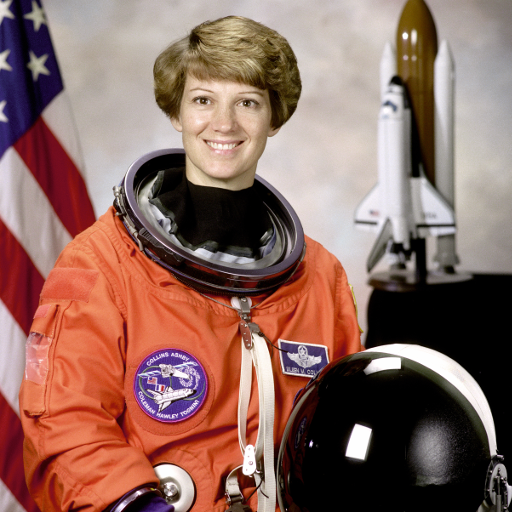
#> input picture skimage.data.astronaut(), 512 x 512 px
$ jupyter execute --allow-errors image_operators_and_filters.ipynb   (older library calls are emulated)
#> lines starting #> are read from the running program, lines starting #| are printed output that depends on the picture
# Laboratory #01 : Image Operators and Filters

At the end of this laboratory, you would get familiarized with

*   Image Handling
*   Image Manipulation
*   Histogram and Histogram Equalization
*   Basic filtering techniques

### **Remember this is a graded exercise.**

*   For every plot, make sure you provide appropriate titles, axis labels, legends, wherever applicable.
*   Add sufficient comments and explanations wherever necessary.

---

[cell 1]
from google.colab import drive
drive.mount('/content/drive')

[cell 2]
# Loading necessary libraries (Feel free to add new libraries if you need for any computation)


import numpy as np #needed to manage numerical arrays and matrices
from matplotlib import pyplot as plt #needed in order to display images and graphics
from skimage import data #needed in order to work with several presotred in skimage data
from skimage import exposure #the histogram is in this library
from skimage import filters # a lot of filters we will use are predefined, check it in https://scikit-image.org/docs/dev/api/skimage.filters.html
from skimage import io #we need it in order to read and store imahes
from skimage import morphology #morphology library has defined different
from skimage.exposure import equalize_hist #To equalize histoghrams
import matplotlib.pyplot as plt
import matplotlib.gridspec as gridspec

# Channels and color spaces

### **Exercise: Image Creation and Color Manipulation**

*   Create a 100 x 100 image for each of the below visualization

*   Visualize the created images in a 1 x 3 subplot using matplotlib.

[cell 3]
# solution
chanell_1 = np.zeros([100,100],dtype = np.uint8)
chanell_1[:,50:100] = 255


chanell_2 = np.zeros([100,100], dtype=np.uint8)
chanell_2[50:100,:] = 255


chanell_3 = np.zeros([100,100], dtype=np.uint8)
chanell_3[0:50,0:50] = 255

plt.figure(figsize=(20, 8))
plt.suptitle('Chanells red, green and blue in gray', size='24')
G = gridspec.GridSpec(1, 3)
#Picture No.1
axes_1 = plt.subplot(G[0,0])
plt.imshow(chanell_1, cmap="gray")
#Picture No.1
axes_1 = plt.subplot(G[0,1])
plt.imshow(chanell_2, cmap="gray")
#Picture No.1
axes_1 = plt.subplot(G[0,2])
plt.imshow(chanell_3, cmap="gray")
plt.show()

*   Use the above three images to create the following image

*Hint: Remember channels and color spaces*

[cell 4]
# solution

rubik = np.zeros([100,100,3], dtype=np.uint8)
rubik[:,:,0] = chanell_1
rubik[:,:,1] = chanell_2
rubik[:,:,2] = chanell_3
plt.imshow(rubik)
plt.show()
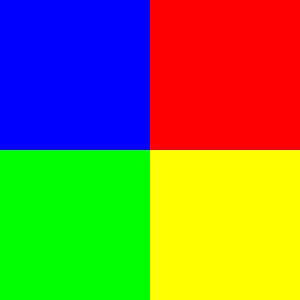
#> shown: shape (100, 100, 3) (shown 3 times larger); mean R, G, B 127.5, 127.5, 63.8

### **Exercise: Color Manipulation**

*   Read the image 'sillas.jpg' from the  folder 'images'

*   Extract individual channels and plot them using the matplotlib subplots command.

#> (a cell that did not finish here is left out)

*   The color **red** looks too bright for the eyes. Isn't it?? Lets change the color and see how it appears.
    *    Create a new image where everything that is **'red' is changed to 'blue'**.
*   Visualize the original image and the created image using  the matplotlib subplots command.

#> (a cell that did not finish here is left out)

# Image Manipulation

### **Exercise: Image Operators**

*   You can find images 'model.png' and 'coat.png' in the images folder (First two images of the below visualization). Your task is to create an image from the given two images such a way that the model is wearing the coat (Third image in the visualization).
*   You can also find different textures in the images folder. Your task is to change the coat texture to any one of the given textures.
*   Visualize the images similar to the given visualization.

*Hint: Think how to apply image masks!!!*

#> (a cell that did not finish here is left out)

#> (a cell that did not finish here is left out)

[cell 9]
#Plot Solution No.1
plt.figure(figsize=(15, 15))
plt.suptitle('Image manipulation Solution No.1', size='24',y=1.02)
G = gridspec.GridSpec(2, 3)
#Picture No.1
axes_1 = plt.subplot(G[0, :1])
plt.xticks([])
plt.yticks([])
#> (the rest of this cell did not finish here and is left out)

#> (a cell that did not finish here is left out)

[cell 11]
#Plot Solution No.2
plt.figure(figsize=(15, 15))
plt.suptitle('Image manipulation Solution No.2', size='24',y=1.02)
G = gridspec.GridSpec(3, 3)
#Picture No.1
axes_1 = plt.subplot(G[0, :])
plt.xticks([])
plt.yticks([])
#> (the rest of this cell did not finish here and is left out)

# Contrast Enhancement

### **Exercise: Histogram Computation**

*   Read the **'astronaut' image** from data module.
*   Convert the image to grayscale.
*   Compute the **histogram of the image.** *Hint: histogram function is available in skimage.exposure package*
*   Plot the histogram using matplotlib plot.

[cell 12]
# solution

from skimage import data
from skimage.color import rgb2gray

# We proceed to read the astronaut image form data module
Astronaut = data.astronaut()
#> Astronaut is the input picture: shape (512, 512, 3); mean R, G, B 141.6, 105.8, 96.5
# Later we convert the image of the astronaut to grayscale.
grayscale = rgb2gray(Astronaut)
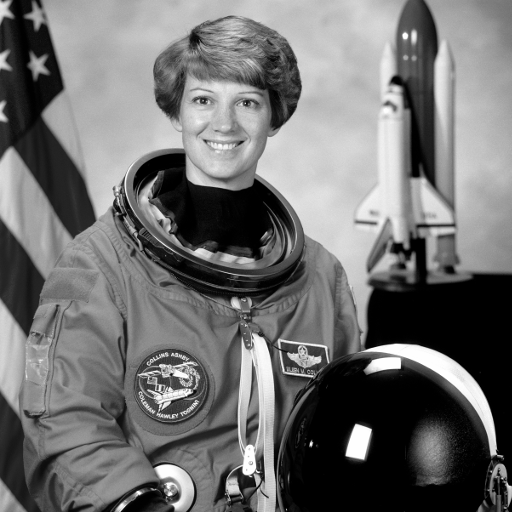
#> grayscale: shape (512, 512) float64; min 0, max 1, mean 0.442

[cell 13]
#Plot
plt.figure(figsize=(15, 12))
plt.suptitle('Histogram of the Astronaut in full color and grayscale',y='1.01', size='24')

G = gridspec.GridSpec(3, 3)

#Picture No.1
axes_1 = plt.subplot(G[0, 0])
plt.imshow(Astronaut)
#plt.text(0.5, 0.5, 'Original', ha='center', va='center', size=20, alpha=.5)

#Picture No.2
axes_2 = plt.subplot(G[1, 0])
plt.imshow(grayscale, cmap='gray')
#plt.text(0.5, 0.5, 'Gray Scale', ha='center', va='center', size=20, alpha=.5)

#Picture No.3
axes_3 = plt.subplot(G[0, 1:])
# We Compute the histogram of the image.
plt.hist(Astronaut.ravel(), bins = 256, color='magenta')
#plt.text(0.5, 0.5, 'Histogram Original', ha='center', va='center', size=20, alpha=.5)
plt.xlabel('Intensity Value')
plt.ylabel('Count')

#Picture No.4
axes_4 = plt.subplot(G[1, 1:])
# We Compute the histogram of the image.
plt.hist(grayscale.ravel(), bins = 256, color='gray')
#plt.text(0.5, 0.5, 'Histogram gray scale', ha='center', va='center', size=20, alpha=.5)
plt.xlabel('Intensity Value')
plt.ylabel('Count')


plt.tight_layout()

plt.show()
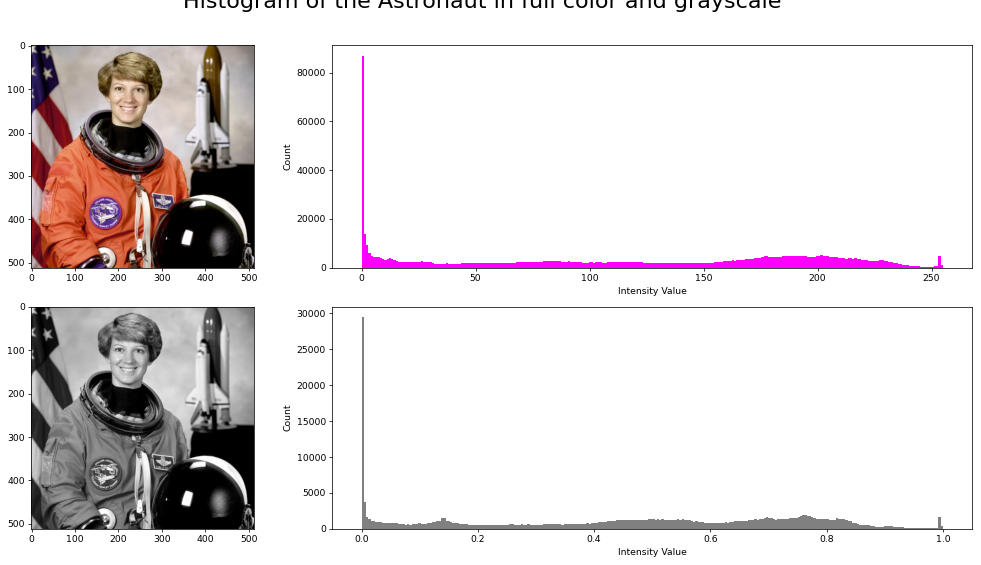
#> figure drawn by matplotlib, 4 panels; panel 3: tallest bar 86818 high, from x = 0 to 0.996; panel 4: tallest bar 29467 high, from x = 0 to 0.00391

[cell 14]
# Another way to compute the histogram from the image is:
plt.figure(figsize=(15, 5))
plt.suptitle('Histogram of grayscale', size='24')
h = np.zeros(256)
for pixel in 255 * grayscale.ravel():
  h[pixel.astype('int')]+=1
#> this loop made 262144 passes
#> pixel on passes 1 to 3: 148.8, 105.8, 62.23
#> after the loop, h = 256 values, max 29467 at index 0, min 126 at index 247, mean 1024
#Plot the histogram
g = np.arange(256)
plt.bar(g,h,color='magenta')
plt.xlabel('Intensity Value')
plt.ylabel('Count')
plt.show()

*   Change the bin count to 8 and compute the histogram of the image and plot the computed histogram using the matplotlib plot command and the matplotlib bar command..

[cell 15]
# solution
hist_8_bins = plt.figure(figsize=(15, 5))
hist_8_bins = plt.suptitle('Histogram of grayscale with 8 bins', size='24')
hist_8_bins=plt.hist(255*grayscale.ravel(),bins=8, range=(0,255),color='orange')
hist_8_bins= plt.xlabel('Intensity Value')
hist_8_bins = plt.ylabel('Count')

*   What happens when you change the bin count? Does your inference change based on the bin count? If yes, then how do you define the correct bin count.
*   What happens when the bin count is very low and what happens when it is very high?

**Solution**

When we change the bin count we can observe that the intensity range is split into the same number of partitions as we have indicated in the "bin count" variable.

For smaller bin count values, we can loose some details about how the pixels are distributed. However, in some contexts it can be beneficial to have a smaller bin count since it can allow us to identify more easily which are the regions with more or less intensity.

There is not a certain correct value for the bin count. However, we can estimate a suitable number depending on our goals with the image analysis.

For example, when we declare a low bin count we can obtain a more generalized view of the features of the image, and with that we can identify if the image has low contrast or high contrast, among others. At the same, we could also recognise if it would be neccesary to apply an equalization technique.

On the other hand, when we apply a high bin count we can obtain a great amount of detail about the intensity values, obtaining specific information about the amount of pixels that have a certain intensity value so that we can identify where exactly is the maximum or minimum amount of pixels. By defining greater bin count values, we can deduce if an image needs an improved contrast.
...

*   Compute the histogram of the color image (without converting it to grayscale).
*   Plot the total histogram as well as the histogram for each channel (show them  with the corresponding titles for each histogram).

[cell 16]
#solution no1
print('The shape of the image is: ',Astronaut.shape)
#| The shape of the image is:  (512, 512, 3)
histcolor = plt.figure(figsize=(15, 5))
histcolor= plt.suptitle('Histogram of Chanells red, green and blue', size='24')
histcolor = plt.hist(Astronaut.ravel(),bins=256, color='orange')
histcolor = plt.hist(Astronaut[:,:,0].ravel(), bins=256, color = 'red')
histcolor = plt.hist(Astronaut[:,:,1].ravel(), bins=256, color = 'green')
histcolor = plt.hist(Astronaut[:,:,2].ravel(), bins=256, color = 'blue')
histcolor= plt.xlabel('Intensity Value')
histcolor = plt.ylabel('Count')
histcolor = plt.legend(['Total', 'Red_Channel', 'Green_Channel', 'Blue_Channel'])

### **Exercise: Histogram Equalization**

*   Read 'aquatermi_lowcontrast.jpg' image from the images folder.
*   Compute the histogram of the image.
*   Perform histogram equalization of the image to enhance the contrast. *Hint: Use equalize_hist function available in skimage.exposure*
*   Also compute histogram of the equalized image.
*   Use 2 x 2 subplot to show the original image and the enhanced image along with the corresponding histograms.

[cell 17]
# solution
#To equialize an image in terms of histogram, called histogram equalization, is to change the image in a way to make its histogram values
# as equal posiible

## To do histogram equalization
image = io.imread('/content/drive/MyDrive/MAI/CV/2021/Lab_CV/Lab 2 Image Operators and Filters-20211013/images/aquatermi_lowcontrast.jpg')
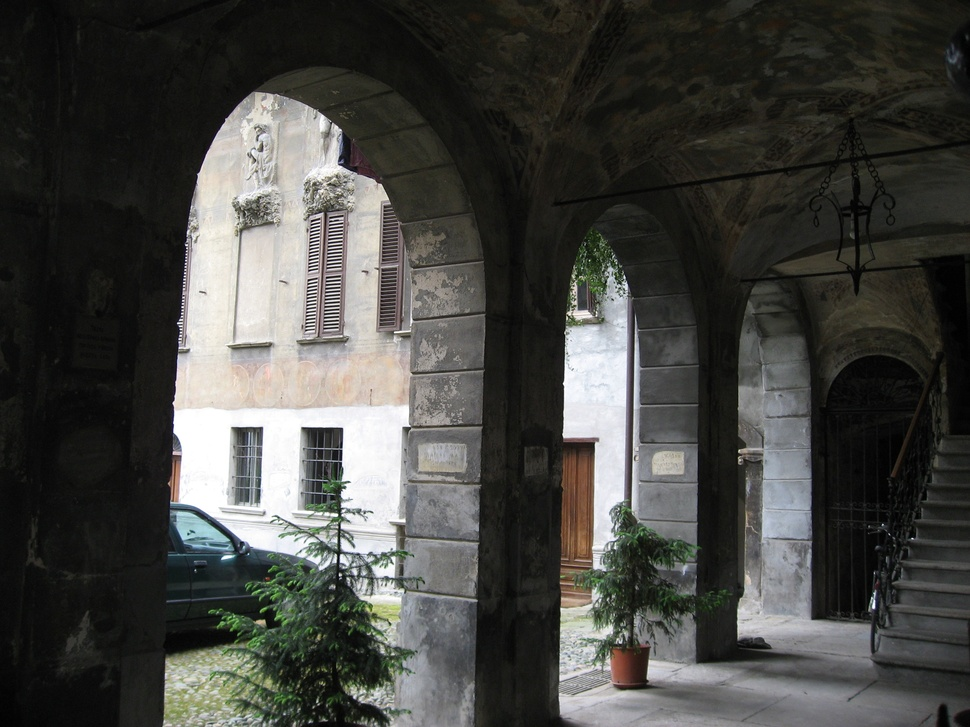
#> input picture 3.CV/Lab_CV/LAB2/images/aquatermi_lowcontrast.jpg, 970 x 727 px, shrunk from 2816 x 2112 before the run, found by its file name
#> image is the input picture: shape (727, 970, 3); mean R, G, B 69.7, 69.9, 66.3
from skimage.exposure import equalize_hist
image_eq = equalize_hist(image)
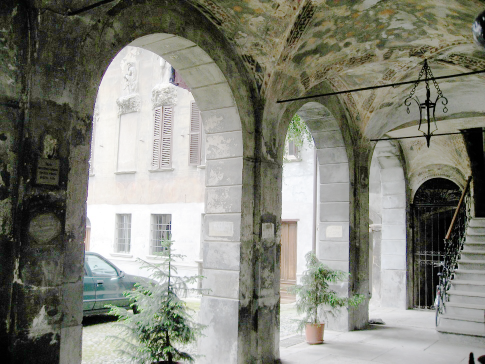
#> image_eq: shape (727, 970, 3) float64 (shown at 1/2 size); mean R, G, B 0.518, 0.522, 0.479

[cell 18]
#Plot
plt.figure(figsize=(14, 8))
plt.suptitle('Histogram Equalization', size='24', y='1.03')
G = gridspec.GridSpec(2, 3)
#Picture No.1
axes_1 = plt.subplot(G[0, 0])
plt.imshow(image)
#plt.text(0.5, 0.5, 'Original', ha='center', va='center', size=20, alpha=.5)
#Picture No.2
axes_2 = plt.subplot(G[1, 0])
plt.imshow(image_eq, cmap='gray')
#plt.text(0.5, 0.5, 'Gray Scale', ha='center', va='center', size=20, alpha=.5)
#Picture No.3
axes_3 = plt.subplot(G[0, 1:])
# We Compute the histogram of the image.
plt.hist(image.ravel(), bins = 256, color='magenta')
plt.text(0.5, 0.5, 'Histogram Original', ha='center', va='center', size=20, alpha=.5)
plt.xlabel('Intensity Value')
plt.ylabel('Count')
#Picture No.4
axes_4 = plt.subplot(G[1,1: ])
# We Compute the histogram of the image.
plt.hist(image_eq.ravel(), color = 'green', bins = 256)
plt.text(0.5, 0.5, 'Image equalized histogram', ha='center', va='center', size=20, alpha=.5)
plt.xlabel('Intensity Value')
plt.ylabel('Count')


plt.tight_layout()
plt.show()

Histogram Equalization is particularyl useful in cases where both backgrounds and foregrounds are both bright or dark. Histogram Equalization can lead to better views of bone structure in x-ray images, and to better detail in over-exposed or under-exposed photos. A quintessential advantage of Histogram Equalization method is that it is a fairly straight forward image processing technique.

*   The above function in skimage.exposure uses cumulative distribution function and interpolation technique to normalize the histogram. How is it different from linear contrast stretch (contrast enhancement - see theory slides)?

**Solution**

The Equalization technique transforms the intensity values in such a way that the resulting image shows improved contrast among different regions. This technique is a non-linear normalization that stretches the area of the histogram with high abundance intensities and compresses the area with low abundance intensities, thus resulting in a scale of more distributed contrasts. Due to this non-linearity this technique can allow for a more eavenly spread overall intensity, therefore enabling us to observe more details in areas where there were prominent peaks in their intenisty.

On other hand, the Linear Contrast Stretch or Contrast Enhancement attempts to reach a similar goal but from a simpler linear approach. With this technique, the intensity range of the pixels can be extended in order to increase the difference between the maximun and the minimun intensity values present in the image.

...

### **Exercise: Linear Contrast Stretch**

*   Write a function to compute the linear contrast stretch or contrast enhancement (Do not use an inbuilt function).
*   Provide grayscale image array and the bin count as parameters to the function and return the enhanced image array.
*   Use a 2 x 2 plot to visualize the original image, histogram, enhanced image and the corresponding histogram.

[cell 19]
#ImgOriginal = io.imread('/content/drive/MyDrive/MAI/CV/2021/lab_2/P1 Linear filters-20211005/images/lowContrast5.png')
ImgOriginal = data.text()
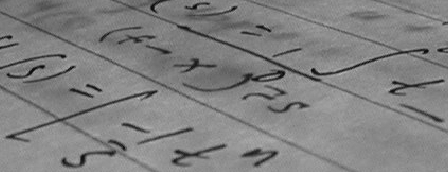
#> input picture skimage.data.text(), 448 x 172 px
#> ImgOriginal is the input picture: shape (172, 448); min 10, max 197, mean 129.3

Img_gray = rgb2gray(ImgOriginal)
Img_eq = equalize_hist(Img_gray)
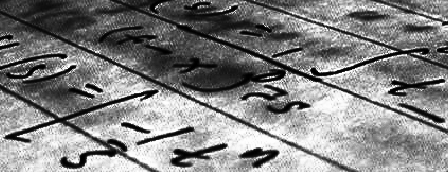
#> Img_eq: shape (172, 448) float64; min 2.6e-05, max 1, mean 0.51
binCount=(256)

def ContrastEnhancement(ImgOriginal,binCount):
#> called with binCount = 256
  minK = np.amin(ImgOriginal.ravel())
#> minK = 10
  maxK = np.amax(ImgOriginal.ravel())
#> maxK = 197
  print('Maximun value in the image',maxK)
#| Maximun value in the image 197
  print('Minimun value in the image',minK)
#| Minimun value in the image 10
  quantk = (255)

  # Contrast enhancement formula
  ImgOut = ((ImgOriginal-minK)/(maxK-minK)*quantk)
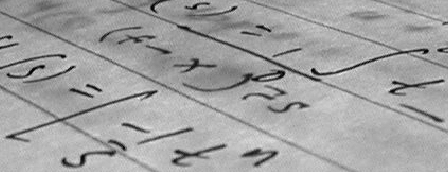
#> ImgOut: shape (172, 448) float64; min 0, max 255, mean 162.6

  #plt.imshow(ContrastEnhancement,cmap=plt.cm.gray)
  plt.figure(figsize=(18, 8))
  plt.suptitle('Linear Contrast Enhancement', size='24')
  G = gridspec.GridSpec(2, 2)
  #Histograms overlayed
  axes_1 = plt.subplot(G[0, :])
  hist_Contrast_Enh = plt.hist(ImgOut.ravel(),color = 'orange', bins = binCount)
  hist_gray = plt.hist(ImgOriginal.ravel(),color = 'green', bins = binCount)
  plt.xlabel('Intensity Value')
  plt.ylabel('Count')
  histcolor = plt.legend(['Contrast Enhanced', 'Original'])
  #Original Image
  axes_1 = plt.subplot(G[1, 0])
  plt.imshow(ImgOriginal, cmap='gray')
  plt.text(0.5, 0.5, 'Original image', ha='center', va='center', size=20, alpha=.5)
  plt.xticks([])
  plt.yticks([])
  #Contrast Enhanced Image
  axes_1 = plt.subplot(G[1, 1])
  plt.imshow(ImgOut, cmap='gray')
  plt.text(0.5, 0.5, 'Contrast Enhanced', ha='center', va='center', size=20, alpha=.5)
  plt.xticks([])
  plt.yticks([])

  return ImgOut

# Call the function
EnhancedImage = ContrastEnhancement(ImgOriginal,binCount)
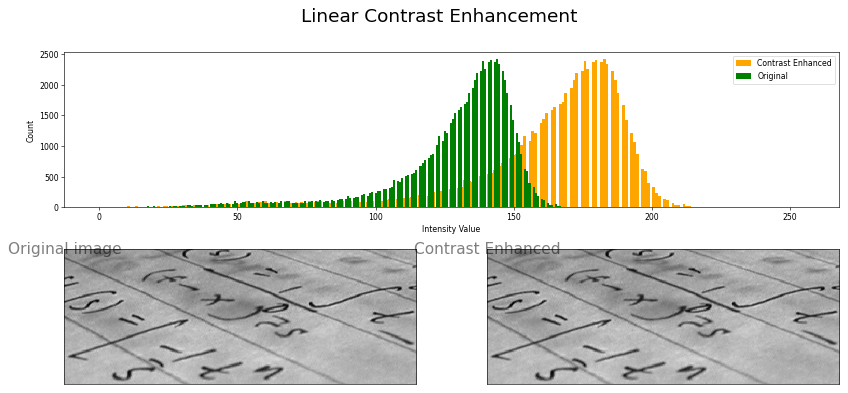
#> figure drawn by matplotlib, 3 panels; panel 1: tallest bar 2412 high, from x = 182.3 to 183.3; panel 1: tallest bar 2412 high, from x = 143.7 to 144.4

In the top image, we can appreciate both histograms overlayed on top of each other in order to better appreciate the result when the Contrast Enhancement technique is used. As it can be observed, the intensity range of the resulting image is distributed among all the spectrum.

For the sake of comparison of the two techniques, in the next part we can see the original image, followed by the image resulting from the Contrast Enhancement algorithm and finally the image resulting from the Equalization, as well as the corresponding histograms.

[cell 20]
plt.figure(figsize=(18, 15))
plt.suptitle('Comparison between Linear Contrast Enhancement and Equalization', size='24')
G = gridspec.GridSpec(3, 3)

#Picture No.1
axes_1 = plt.subplot(G[0, 0])
plt.xticks([])
plt.yticks([])
plt.imshow(ImgOriginal, cmap=plt.cm.gray)
plt.text(0.5, 0.5, 'Original', ha='center', va='center', size=20, alpha=.5)

#Picture No.2
axes_2 = plt.subplot(G[0, 1])
plt.xticks([])
plt.yticks([])
plt.imshow(EnhancedImage, cmap=plt.cm.gray)
plt.text(0.5, 0.5, 'Contrast enhancement', ha='center', va='center', size=20, alpha=.5)

#Picture No.3
axes_3 = plt.subplot(G[0, 2])
plt.xticks([])
plt.yticks([])
plt.imshow(Img_eq, cmap=plt.cm.gray)
plt.text(0.5, 0.5, 'Equalized', ha='center', va='center', size=20, alpha=.5)

#Picture No.4O
axes_4 = plt.subplot(G[1, 0])
plt.hist(ImgOriginal.ravel(),color = 'green', bins = 256)
plt.text(0.5, 0.5, 'Original', ha='center', va='center', size=24, alpha=.5)
plt.xlabel('Intensity Value')
plt.ylabel('Count')

#Picture No.5
axes_3 = plt.subplot(G[1, 1])
plt.hist(EnhancedImage.ravel(),color = 'Orange', bins = 256)
plt.text(0.5, 0.5, 'Contrast enhancement', ha='center', va='center', size=20, alpha=.5)
plt.xlabel('Intensity Value')
plt.ylabel('Count')

#Picture No.6
axes_3 = plt.subplot(G[1, 2])
plt.hist(Img_eq.ravel(),color = 'blue', bins = 256)
plt.text(0.5, 0.5, 'Equalized', ha='center', va='center', size=20, alpha=.5)
plt.xlabel('Intensity Value')
plt.ylabel('Count')

plt.tight_layout()
plt.show()
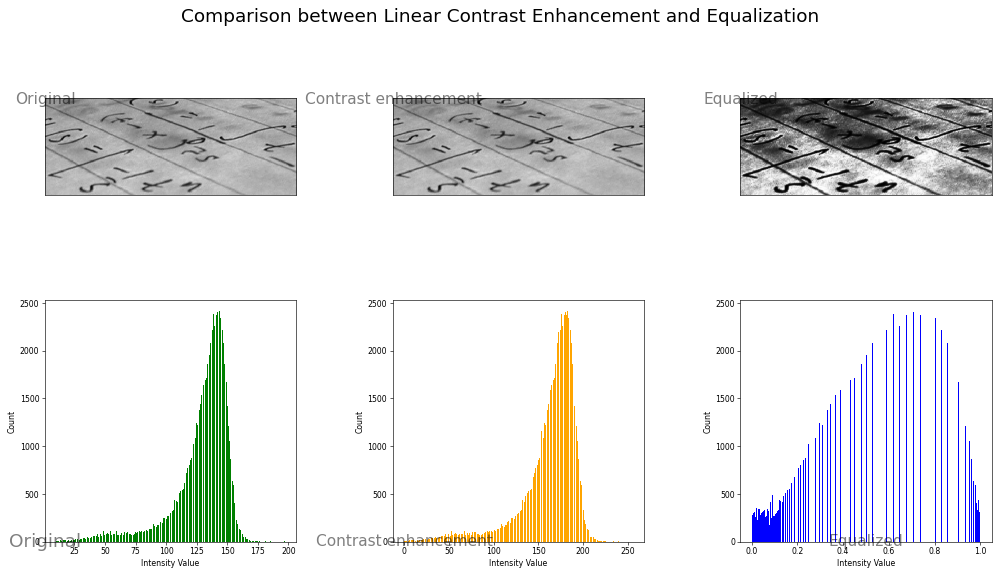
#> figure drawn by matplotlib, 6 panels; panel 4: tallest bar 2412 high, from x = 143.7 to 144.4; panel 5: tallest bar 2412 high, from x = 182.3 to 183.3; panel 6: tallest bar 2412 high, from x = 0.77 to 0.773

# Filters

### **Exercise: Mean Filter**

*   Load the **coins** image from the data module.
*   Define a disk structuring element (command selem) of radius 20. *Hint: Structuring elements (command selem) are defined in the skimage.morphology module*
*   Use mean filter using the created selem. *Hint: The mean filter is available in skimage.filters.rank module*
*   Increase the radius of the selem by 10 and apply the mean filter.
*   Reduce the radius of the selem by 10 and apply the mean filter.
*   Visualize all the smoothened images along with the original image.

[cell 21]
# solution
coins = data.coins()
#> (the rest of the program and of its run is left out)
